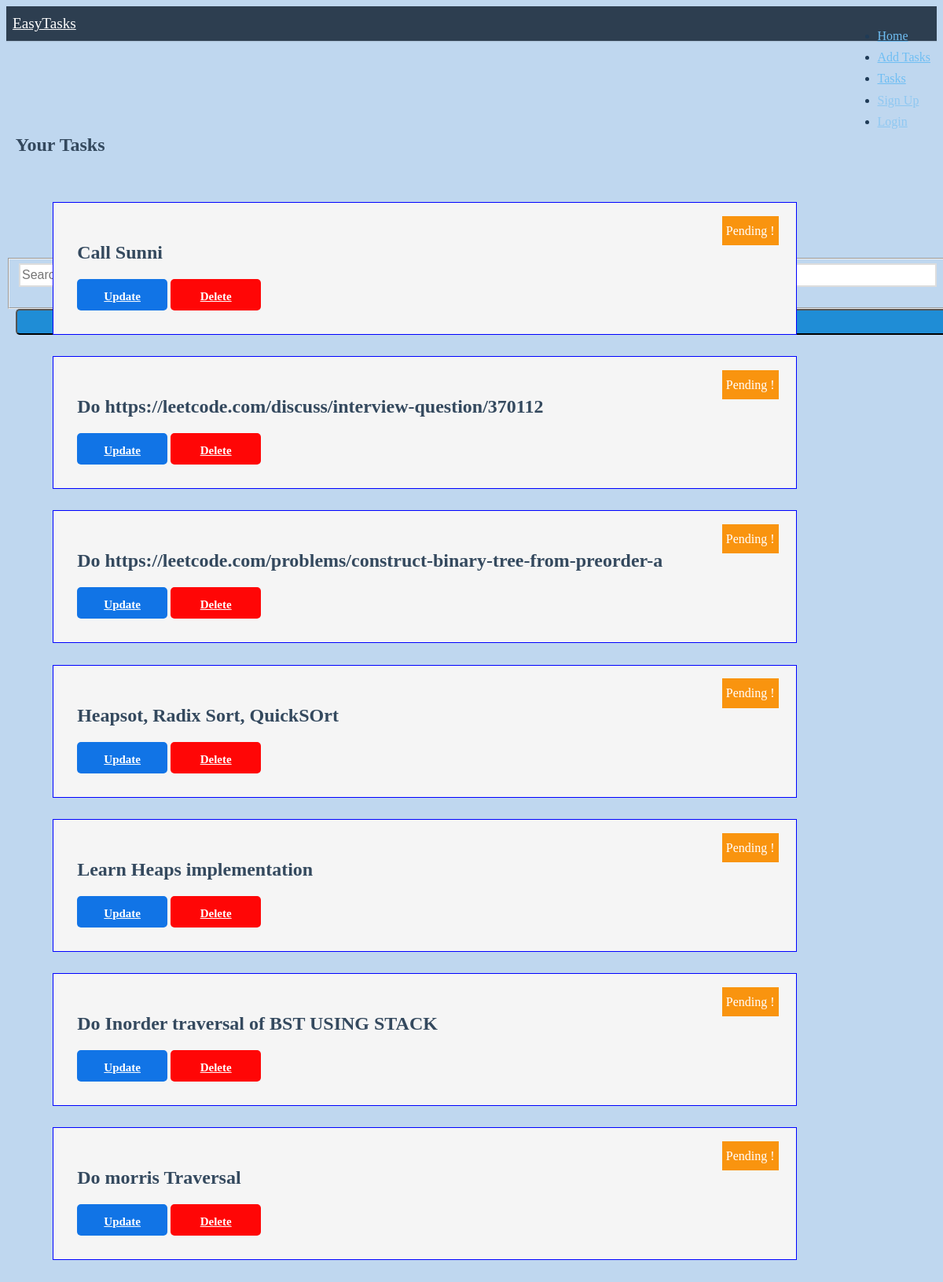
The page /tasks on the database its author committed.
### app.py (models this page shows)
class Todo(db.Model):
	noteid = db.Column(db.Integer,primary_key=True)
	task = db.Column(db.String(200),nullable=False)
	iscomplete= db.Column(db.Boolean,default=False)
	date_added = db.Column(db.DateTime,default=datetime.utcnow)
	def __repr__(self):
		return '<Name %r>' %self.task

### app.py (the view)
@app.route('/tasks',methods=['GET','POST'])
def tasks():
	todo_list=Todo.query.all()
	print(todo_list)
	return render_template('tasks.html',todo_list=todo_list)

### templates/tasks.html (shortened to what this page needs)
<!doctype html>
<html>
<head>
<link rel="stylesheet" type="text/css" href="{{ url_for('static', filename='css/style.css') }}">
<link rel="stylesheet" type="text/css" href="{{ url_for('static', filename='css/styles.css') }}">
<link rel="stylesheet" href="https://cdn.jsdelivr.net/npm/purecss@2.1.0/build/pure-min.css">
</head>
<body style=" background:  #bfd7ef; color:#1f3b57">
    {% from 'macros.html' import navbar %}
    {{navbar() }}
    <h2 style="text-align:left;
    margin-top:10%; margin-left:1%;"> Your Tasks </h2>
     <div style=" margin: auto; text-align:center;align-items: center;position:absolute;
    top:20%; width:100%">
    <form class="pure-form">
        <div>
        <fieldset class="pure-input-rounded">
        </fieldset>
        <div style="margin-left:1%;">
        <button type="submit" class="pure-button pure-input-1-2 pure-button-primary" style="width:100%;">Search</button>
        </div>
    </div>
</form>
</body>
<div style="margin-top:5%; margin-left:5%; width: 80%; ">
 {% for todo in todo_list %}
 {% if todo.iscomplete %}
 <div style=" position:relative; background-color: whitesmoke;border: 1px solid blue; padding:30px;"> <h2> {{todo.task}}</h2>
    <div style="position:absolute; left:90%;top:10%; background: rgb(104, 255, 45); color: white;"> Done !   </div>
    <a style="display: inline-block;" class='blu-button' style='width:7%; ' href="/update/{{todo.noteid }}" > Update</a>
    <a style="display: inline-block;" class='red-button' style='width:7%; ' href="/delete/{{todo.noteid }}" > Delete</a>
</div><br>
{% else %}
<div style=" position:relative; background-color: whitesmoke;border: 1px solid blue; padding:30px;"> <h2> {{todo.task}}</h2>
    <div style="position:absolute; left:90%;top:10%; background: rgb(249, 148, 15); padding: 5px; color: white;"> Pending !  </div>
        <a style="display: inline-block;" class='blu-button' style='width:7%; ' href="/update/{{todo.noteid }}" > Update</a>
        <a style="display: inline-block;" class='red-button' style='width:7%; ' href="/delete/{{todo.noteid }}" > Delete</a>
    </div><br>
{% endif %}
{% endfor %}
</div>
</html>

### templates/macros.html
{% macro navbar() %}
    <div class="header">
        <div class="home-menu pure-menu pure-menu-horizontal pure-menu-fixed">
            <a class="pure-menu-heading" href="/"> EasyTasks</a>
            <ul class="pure-menu-list">
                <li class="pure-menu-item "><a href="/" class="pure-menu-link">Home</a></li>
                <li class="pure-menu-item"><a href="{{ url_for('addnote',_external=True) }}" class="pure-menu-link">Add Tasks</a></li>
                <li class="pure-menu-item"><a href="{{ url_for('tasks', _external=True)}}" class="pure-menu-link">Tasks</a></li>
                <li class="pure-menu-item"><a href="#" class="pure-menu-link"  style="pointer-events:none; opacity:0.6;" >Sign Up</a></li>
                <li class="pure-menu-item"><a href="#" class="pure-menu-link" style="pointer-events:none; opacity:0.6;">Login</a></li>
            </ul>
        </div>
    </div>
{% endmacro %}

### static/css/styles.css (style rules this page uses)
* { -webkit-box-sizing: border-box; -moz-box-sizing: border-box; box-sizing: border-box; }
body { line-height: 1.7em; color: #7f8c8d; font-size: 13px; }
h1, h2, h3, h4, h5, h6, label { color: #34495e; }
.blu-button { display: block; width: 115px; height: 40px; background: #1174e6; padding: 10px; text-align: center; border-radius: 5px; color: white; font-weight: bold; font-size:15px; line-height: 25px; }
.red-button { display: block; width: 115px; height: 40px; background: #ff0606; padding: 10px; text-align: center; border-radius: 5px; color: white; font-weight: bold; font-size:15px; line-height: 25px; }
.pure-button { background-color: #1f8dd6; color: white; padding: 0.5em 2em; border-radius: 5px; }
.home-menu { padding: 0.5em; text-align: center; box-shadow: 0 1px 1px rgba(0,0,0, 0.10); }
.home-menu { background: #2d3e50; }
.pure-menu.pure-menu-fixed { border-bottom: none; z-index: 4; }
.home-menu .pure-menu-heading { color: white; font-weight: 400; font-size: 120%; }
.home-menu a { color: #6FBEF3; }
@media (min-width: 48em) { body { font-size: 16px; } }
@media (min-width: 48em) { .home-menu { text-align: left; } }
@media (min-width: 48em) { .home-menu ul { float: right; } }

### rows shown on the page
Todo: task "Call Sunni"
Todo: task "Do https://leetcode.com/discuss/interview-question/370112"
Todo: task "Do https://leetcode.com/problems/construct-binary-tree-from-preorder-a"
Todo: task "Heapsot, Radix Sort, QuickSOrt"
Todo: task "Learn Heaps implementation"
Todo: task "Do Inorder traversal of BST USING STACK"
Todo: task "Do morris Traversal"
